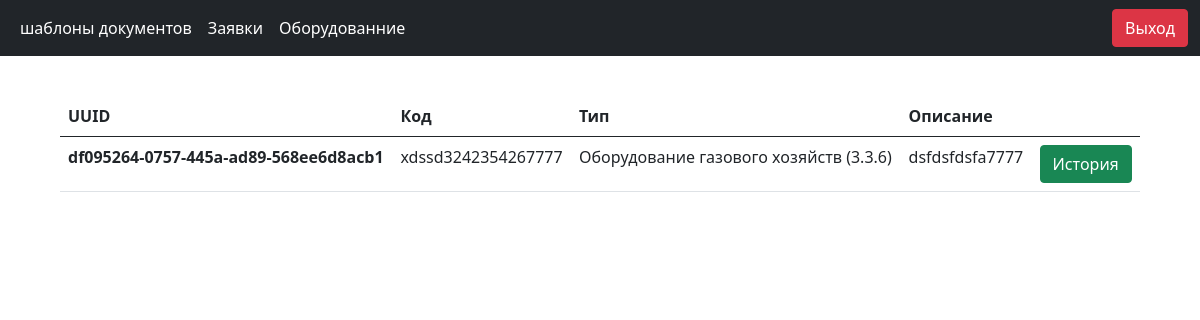
/user/equipment (signed in), run on the app's committed database.
### Server/database.py (models this page shows)
class Equipment(db.Model):
    __tablename__ = "equipment"
    id = Column(Integer, autoincrement=True, primary_key=True)
    uuid = Column(String, unique=True)
    code = Column(String, nullable=False, unique=True)
    id_type = Column(ForeignKey("type_equipment.id"))
    type = relationship("TypeEquipment", lazy="joined")
    description = Column(Text, nullable=True)
    is_delite = Column(Boolean, default=False, nullable=True, server_default="False")

class TypeEquipment(db.Model):
    __tablename__ = "type_equipment"
    id = Column(Integer, autoincrement=True, primary_key=True)
    code = Column(String, unique=True, nullable=False)
    name = Column(String(255), nullable=False, unique=True)
    description = Column(String(128), nullable=True)

### Server/Blueprints/user/user.py (the view)
@user_router.route("/equipment", methods=["POST", "GET"])
@login_required
def equipment():
    service = EquipmentServices()
    if request.method == "GET":
        return render_template("equipment_user_page.html", menu=menu, equipments=service.get_list_equipment())

### Server/Blueprints/user/user.py (called while the page is built)
@user_router.before_request
def is_user():
    if current_user.is_authenticated:
        user_roles = current_user.user.role.name
        if "worker" != user_roles:
            return redirect("/")
    else:
        return redirect("/")

### Server/Models/UserSession.py (called while the page is built)
    @property
    def user(self):
        return self.__user

### Server/Repository/EquipmentRepository.py (called while the page is built)
    def get_list_equipments(self) -> list[Equipment] | None:
        return self.__session.query(Equipment).filter(Equipment.is_delite == False).all()

### Server/Repository/UserRepository.py (called while the page is built)
    def get_user(self, id_user: int) -> User | None:
        return self.__session.get(User, id_user)

### Server/Services/EquipmentService.py (called while the page is built)
    def get_list_equipment(self) -> list[Equipment]:
        list_equip = self.__repository.get_list_equipments()
        return list_equip

### app.py (called while the page is built)
@login_manager.user_loader
def load_user(id_user) -> UserSession:
    from Server.Repository.UserRepository import UserRepository
    repo = UserRepository(db.session)
    return UserSession(GetUser.model_validate(repo.get_user(int(id_user)), from_attributes=True))

### Server/Blueprints/user/templates/equipment_user_page.html
{% extends 'base_user.html' %}
{% block content %}
<div class="container table__container">
    <div class="row">
        <table class="table">
            <thead>
                <tr>
                  <th scope="col">UUID</th>
                  <th scope="col">Код</th>
                  <th scope="col">Тип</th>
                  <th scope="col">Описание</th>
                  <th scope="col"></th>
                </tr>
            </thead>
            <tbody>
            {% for equipment in equipments %}
              <tr>
                <th>{{equipment.uuid}}</th>
                <td>{{equipment.code}}</td>
                <td>{{equipment.type.name}} ({{equipment.type.code}})</td>
                <td>{{equipment.description}}</td>
                <td>
                    <a class="btn btn-success" href="{{url_for('.claim_in_equipments', uuid_equipments=equipment.uuid)}}">История</a>
                </td>
              </tr>
            {% endfor %}
            </tbody>
        </table>
    </div>
</div>
{% endblock %}

### static/css/styles.css (style rules this page uses)
.table__container { padding-top: 40px; width: 90%; }

### data on the page
Equipment: uuid "df095264-0757-445a-ad89-568ee6d8acb1", code "xdssd3242354267777", type.name "Оборудование газового хозяйств", type.code "3.3.6", description "dsfdsfdsfa7777"

### other printed values
{{ p.title }} "шаблоны документов" "Заявки" "Оборудованние"
